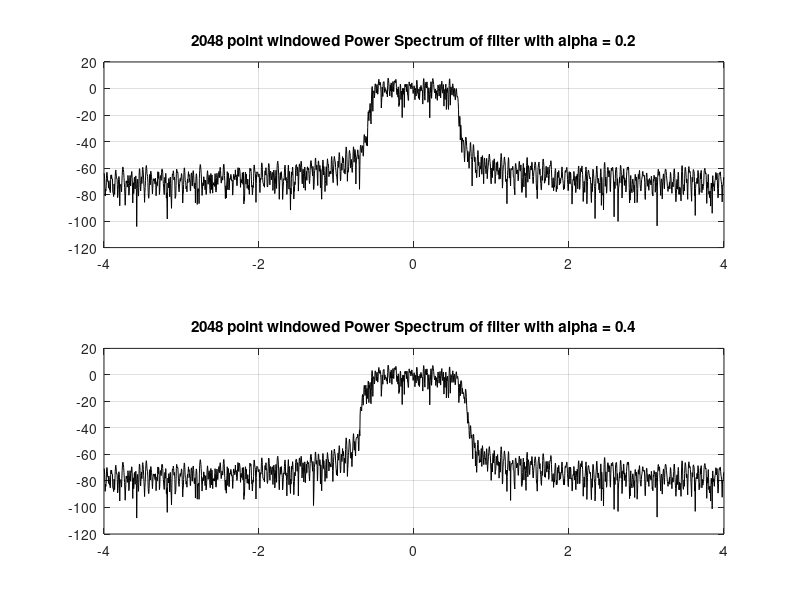

Here is the MATLAB script that generated this plot:
clear
close all
load workspace
ww = kaiser(2048,12)';
ww = 10*ww/sum(ww);
subplot(2,1,1)
plot((-0.5:1/2048:(0.5-1/2048))*8, fftshift(20*log10(abs(fft(x1(1:2048).*ww)))),'k')
title('2048 point windowed Power Spectrum of filter with alpha = 0.2')
grid on

subplot(2,1,2)
plot((-0.5:1/2048:(0.5-1/2048))*8, fftshift(20*log10(abs(fft(x2(1:2048).*ww)))),'k')
title('2048 point windowed Power Spectrum of filter with alpha = 0.4')
grid on

